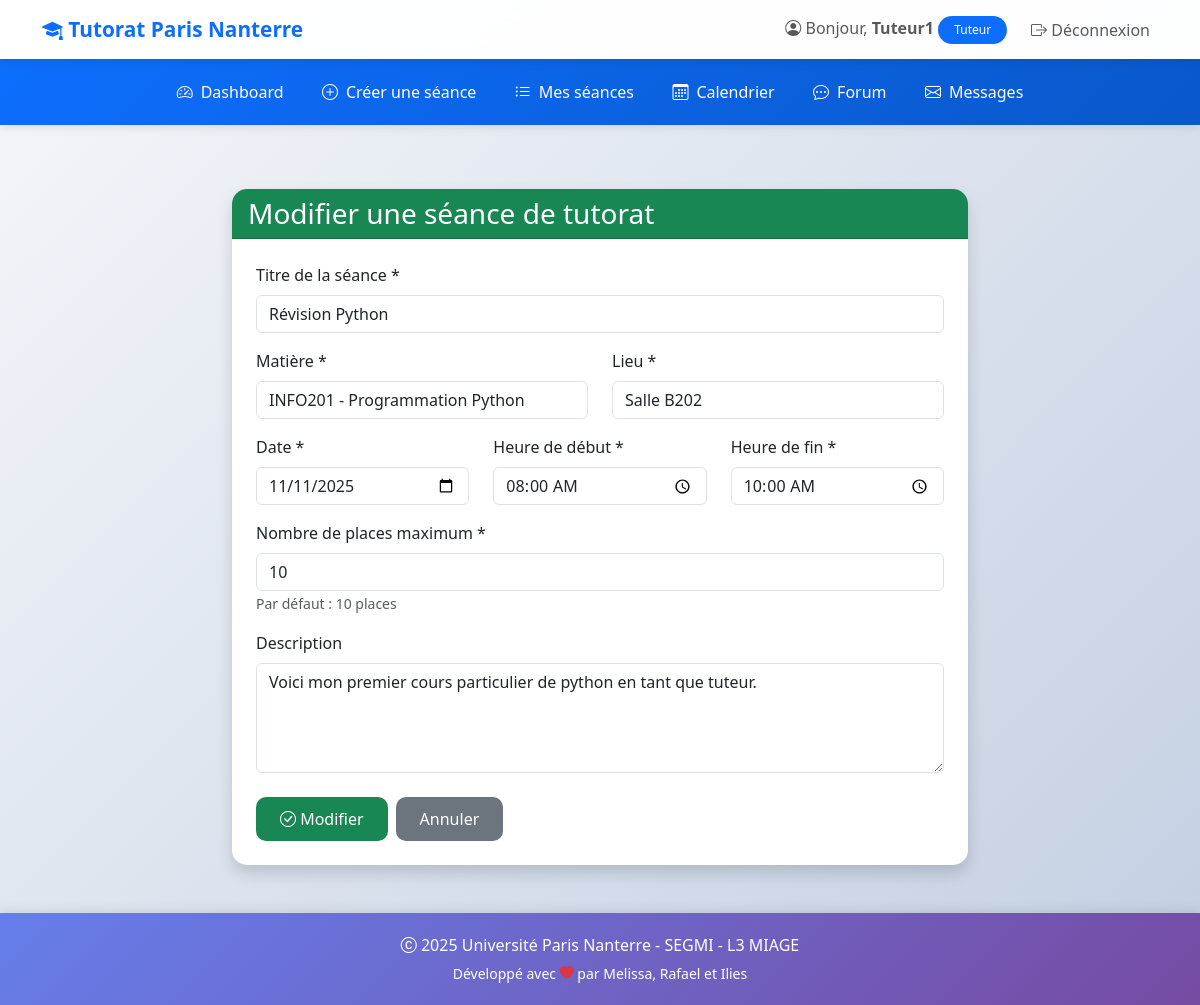
Screenshot of /seance/1/update/ (signed in) with the database file from the repository.
### tutorat/models.py (models this page shows, shortened)
class User(AbstractUser):
    ROLE_CHOICES = (
        ('ETUDIANT', 'Étudiant'),
        ('TUTEUR', 'Tuteur'),
        ('ADMIN', 'Administrateur'),
    )
    role = models.CharField(
        max_length=20,
        choices=ROLE_CHOICES,
        default='ETUDIANT',
        verbose_name="Rôle"
    )
    telephone = models.CharField(
        max_length=15,
        blank=True,
        null=True,
        verbose_name="Téléphone"
    )
    date_naissance = models.DateField(
        blank=True,
        null=True,
        verbose_name="Date de naissance"
    )
    class Meta:
        verbose_name = "Utilisateur"
        verbose_name_plural = "Utilisateurs"

class Seance(models.Model):
    STATUT_CHOICES = (
        ('PREVUE', 'Prévue'),
        ('EN_COURS', 'En cours'),
        ('TERMINEE', 'Terminée'),
        ('ANNULEE', 'Annulée'),
    )
    titre = models.CharField(max_length=200, verbose_name="Titre de la séance")
    matiere = models.ForeignKey(
        Matiere,
        on_delete=models.CASCADE,
        related_name='seances',
        verbose_name="Matière"
    )
    tuteur = models.ForeignKey(
        User,
        on_delete=models.CASCADE,
        related_name='seances_tuteur',
        limit_choices_to={'role': 'TUTEUR'},
        verbose_name="Tuteur"
    )
    date = models.DateField(verbose_name="Date")
    heure_debut = models.TimeField(verbose_name="Heure de début")
    heure_fin = models.TimeField(verbose_name="Heure de fin")
    lieu = models.CharField(max_length=200, verbose_name="Lieu")
    description = models.TextField(blank=True, verbose_name="Description")
    places_max = models.IntegerField(default=10, verbose_name="Places maximum")
    statut = models.CharField(
        max_length=20,
        choices=STATUT_CHOICES,
        default='PREVUE',
        verbose_name="Statut"
    )
    created_at = models.DateTimeField(auto_now_add=True)
    updated_at = models.DateTimeField(auto_now=True)
    class Meta:
        verbose_name = "Séance"
        verbose_name_plural = "Séances"
        ordering = ['-date', '-heure_debut']

### tutorat/views.py (the view)
# urls.py: path('seance/<int:pk>/update/', views.seance_update, name='seance_update'),
@login_required
def seance_update(request, pk):
    seance = get_object_or_404(Seance, pk=pk)
    if request.user != seance.tuteur and request.user.role != 'ADMIN':
        messages.error(request, "Vous n'avez pas la permission de modifier cette séance.")
        return redirect('seance_detail', pk=pk)
    if request.method == 'POST':
        form = SeanceForm(request.POST, instance=seance)
        if form.is_valid():
            form.save()
            messages.success(request, 'Séance modifiée avec succès !')
            return redirect('seance_detail', pk=pk)
    else:
        form = SeanceForm(instance=seance)
    return render(request, 'tutorat/seance_form.html', {'form': form, 'action': 'Modifier', 'seance': seance})

### tutorat/models.py (called while the page is built)
    def __str__(self):
        return f"{self.code} - {self.nom}"

### tutorat/templates/tutorat/seance_form.html (shortened to what this page needs)
{% extends 'tutorat/base.html' %}
{% block content %}
<div class="row justify-content-center">
    <div class="col-md-8">
        <div class="card shadow">
            <div class="card-header bg-success text-white">
                <h3 class="mb-0">{{ action }} une séance de tutorat</h3>
            </div>
            <div class="card-body p-4">
                <form method="post" novalidate>
                    <div class="mb-3">
                        <label for="{{ form.titre.id_for_label }}" class="form-label">
                            Titre de la séance *
                        </label>
                        {{ form.titre }}
                    </div>
                    <div class="row">
                        <div class="col-md-6 mb-3">
                            <label for="{{ form.matiere.id_for_label }}" class="form-label">
                                Matière *
                            </label>
                            {{ form.matiere }}
                        </div>
                        <div class="col-md-6 mb-3">
                            <label for="{{ form.lieu.id_for_label }}" class="form-label">
                                Lieu *
                            </label>
                            {{ form.lieu }}
                        </div>
                    </div>
                    <div class="row">
                        <div class="col-md-4 mb-3">
                            <label for="{{ form.date.id_for_label }}" class="form-label">
                                Date *
                            </label>
                            {{ form.date }}
                        </div>
                        <div class="col-md-4 mb-3">
                            <label for="{{ form.heure_debut.id_for_label }}" class="form-label">
                                Heure de début *
                            </label>
                            {{ form.heure_debut }}
                        </div>
                        <div class="col-md-4 mb-3">
                            <label for="{{ form.heure_fin.id_for_label }}" class="form-label">
                                Heure de fin *
                            </label>
                            {{ form.heure_fin }}
                        </div>
                    </div>
                    <div class="mb-3">
                        <label for="{{ form.places_max.id_for_label }}" class="form-label">
                            Nombre de places maximum *
                        </label>
                        {{ form.places_max }}
                        <small class="form-text text-muted">Par défaut : 10 places</small>
                    </div>
                    <div class="mb-4">
                        <label for="{{ form.description.id_for_label }}" class="form-label">
                            Description
                        </label>
                        {{ form.description }}
                    </div>
                    <div class="d-flex gap-2">
                        <button type="submit" class="btn btn-success">
                            <i class="bi bi-check-circle"></i> {{ action }}
                        </button>
                        <a href="{% url 'seance_list' %}" class="btn btn-secondary">
                            Annuler
                        </a>
                    </div>
                </form>
            </div>
        </div>
    </div>
</div>
{% endblock %}

### tutorat/templates/tutorat/base.html (shortened to what this page needs)
<!DOCTYPE html>
<html lang="fr">
<head>
    <link href="https://cdn.jsdelivr.net/npm/bootstrap@5.3.0/dist/css/bootstrap.min.css" rel="stylesheet">
    <link rel="stylesheet" href="https://cdn.jsdelivr.net/npm/bootstrap-icons@1.11.0/font/bootstrap-icons.css">
</head>
<body>
    <nav class="navbar navbar-expand-lg navbar-light">
        <div class="container">
            <a class="navbar-brand" href="{% url 'accueil' %}">
                <i class="bi bi-mortarboard-fill"></i> Tutorat Paris Nanterre
            </a>
            <div class="collapse navbar-collapse" id="navbarNav">
                <ul class="navbar-nav ms-auto align-items-center">
                    {% if user.is_authenticated %}
                        <li class="nav-item">
                            <span class="navbar-text me-3">
                                <i class="bi bi-person-circle"></i>
                                Bonjour, <strong>{{ user.first_name|default:user.username }}</strong>
                                <span class="badge bg-primary">{{ user.get_role_display }}</span>
                            </span>
                        </li>
                        <li class="nav-item">
                            <a class="nav-link btn btn-outline-danger btn-sm" href="{% url 'deconnexion' %}">
                                <i class="bi bi-box-arrow-right"></i> Déconnexion
                            </a>
                        </li>
                    {% endif %}
                </ul>
            </div>
        </div>
    </nav>
    {% if user.is_authenticated %}
        <nav class="secondary-navbar">
            <div class="container">
                <ul class="nav justify-content-center">
                    {% if user.role == 'TUTEUR' %}
                        <li class="nav-item">
                            <a class="nav-link" href="{% url 'dashboard_tuteur' %}">
                                <i class="bi bi-speedometer2"></i> Dashboard
                            </a>
                        </li>
                        <li class="nav-item">
                            <a class="nav-link" href="{% url 'seance_create' %}">
                                <i class="bi bi-plus-circle"></i> Créer une séance
                            </a>
                        </li>
                        <li class="nav-item">
                            <a class="nav-link" href="{% url 'seance_list' %}">
                                <i class="bi bi-list-ul"></i> Mes séances
                            </a>
                        </li>
                        <li class="nav-item">
                            <a class="nav-link" href="{% url 'calendrier' %}">
                                <i class="bi bi-calendar3"></i> Calendrier
                            </a>
                        </li>
                        <li class="nav-item">
                            <a class="nav-link" href="{% url 'forum_accueil' %}">
                                <i class="bi bi-chat-dots"></i> Forum
                            </a>
                        </li>
                        <li class="nav-item">
                            <a class="nav-link" href="{% url 'messagerie_liste' %}">
                                <i class="bi bi-envelope"></i> Messages
                            </a>
                        </li>
                    {% endif %}
                </ul>
            </div>
        </nav>
    {% endif %}
    <main class="container my-5">
        {% block content %}{% endblock %}
    </main>
    <footer class="text-center">
        <div class="container">
            <p class="mb-1"><i class="bi bi-c-circle"></i> 2025 Université Paris Nanterre - SEGMI - L3 MIAGE</p>
            <p class="mb-0"><small>Développé avec <i class="bi bi-heart-fill text-danger"></i> par Melissa, Rafael et Ilies</small></p>
        </div>
    </footer>
</body>
</html>

### tutorat/templates/tutorat/base.html (style rules this page uses)
:root { --primary-color: #0d6efd; --success-color: #198754; --warning-color: #ffc107; --danger-color: #dc3545; --info-color: #0dcaf0; }
body { min-height: 100vh; display: flex; flex-direction: column; background: linear-gradient(135deg, #f5f7fa 0%, #c3cfe2 100%); }
.navbar { box-shadow: 0 2px 10px rgba(0,0,0,0.1); backdrop-filter: blur(10px); background-color: rgba(255, 255, 255, 0.95) !important; transition: all 0.3s ease; }
.navbar-brand { font-weight: bold; color: var(--primary-color) !important; font-size: 1.3rem; transition: transform 0.3s ease; }
.secondary-navbar { background: linear-gradient(135deg, var(--primary-color) 0%, #0a58ca 100%); box-shadow: 0 2px 10px rgba(0,0,0,0.1); padding: 0.8rem 0; animation: slideIn 0.5s ease-out; }
.secondary-navbar .nav-link { color: white !important; padding: 0.5rem 1.2rem; border-radius: 8px; transition: all 0.3s ease; font-weight: 500; display: flex; align-items: center; gap: 0.5rem; }
.card { transition: all 0.3s ease; border: none; border-radius: 15px; overflow: hidden; }
.btn { border-radius: 10px; padding: 0.6rem 1.5rem; font-weight: 500; transition: all 0.3s ease; border: none; position: relative; overflow: hidden; }
.btn::before { content: ''; position: absolute; top: 50%; left: 50%; width: 0; height: 0; border-radius: 50%; background: rgba(255, 255, 255, 0.3); transform: translate(-50%, -50%); transition: width 0.6s, height 0.6s; }
.badge { padding: 0.5rem 1rem; border-radius: 20px; font-weight: 500; }
main { flex: 1; animation: fadeIn 0.6s ease-out; }
footer { background: linear-gradient(135deg, #667eea 0%, #764ba2 100%); color: white; padding: 20px 0; margin-top: auto; box-shadow: 0 -2px 10px rgba(0,0,0,0.1); }
html { scroll-behavior: smooth; }

### rows the page displays
User: first_name "Tuteur1", role "Tuteur"
Seance: titre "Révision Python", matiere "INFO201 - Programmation Python", lieu "Salle B202", date "11/11/2025", heure_debut "08:00:00", heure_fin "10:00:00", places_max "10", description "Voici mon premier cours particulier de python en tant que tuteur."

### other values shown
{{ action }} "Modifier"
